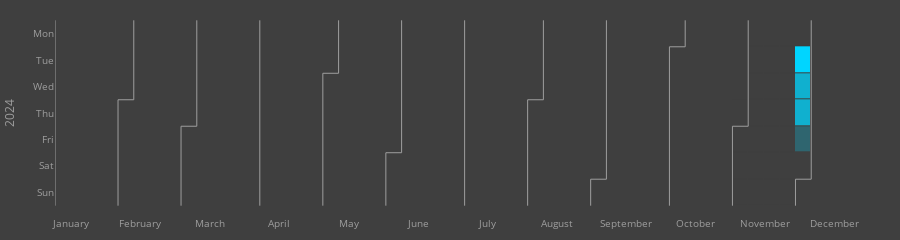

Notebook code for this chart:
### Code cell
custom_colorscale = [
    [0, "#3f3f3f"],  # スケールの最小値に対応する色
    [1, "#00d5ff"],       # 中間値に対応する色
#    [1, "#f2ff00"]    # スケールの最大値に対応する色
]

# タイルプロット
fig = calplot(df, x="date", y="value",
              colorscale=custom_colorscale)
fig.update_layout({"yaxis": {"title": "2024"},
                  "plot_bgcolor": "#3f3f3f",
                  "paper_bgcolor": "#3f3f3f"})
fig.update_layout(margin=dict(l=10, r=10, t=10, b=10))
fig.write_html("html_figures/personal.html")
fig

### Figure 1 — Plotly figure (JSON) as saved in the notebook; plotly's stock layout.template omitted (floating-point values rounded to 4 significant figures; data arrays with more than 128 entries replaced by an {"elided": "..."} marker saying what was removed)
{"data": [{"colorscale": [[0, "#3f3f3f"], [1, "#00d5ff"]], "customdata": {"elided": "366x2 str values"}, "hovertemplate": "%{customdata[0]} <br>Week=%{x} <br>%{customdata[1]}=%{z}", "name": "2024", "showscale": false, "type": "heatmap", "x": {"elided": "366 int values"}, "xaxis": "x", "xgap": 1, "y": {"elided": "366 int values"}, "yaxis": "y", "ygap": 1, "z": {"elided": "366 int values"}, "zmax": 4, "zmin": 0}, {"hoverinfo": "skip", "line": {"color": "#9e9e9e", "width": 1}, "mode": "lines", "type": "scatter", "x": [0.5, 0.5], "xaxis": "x", "y": [-0.5, 6.5], "yaxis": "y"}, {"hoverinfo": "skip", "line": {"color": "#9e9e9e", "width": 1}, "mode": "lines", "type": "scatter", "x": [4.5, 4.5], "xaxis": "x", "y": [2.5, 6.5], "yaxis": "y"}, {"hoverinfo": "skip", "line": {"color": "#9e9e9e", "width": 1}, "mode": "lines", "type": "scatter", "x": [4.5, 5.5], "xaxis": "x", "y": [2.5, 2.5], "yaxis": "y"}, {"hoverinfo": "skip", "line": {"color": "#9e9e9e", "width": 1}, "mode": "lines", "type": "scatter", "x": [5.5, 5.5], "xaxis": "x", "y": [2.5, -0.5], "yaxis": "y"}, {"hoverinfo": "skip", "line": {"color": "#9e9e9e", "width": 1}, "mode": "lines", "type": "scatter", "x": [8.5, 8.5], "xaxis": "x", "y": [3.5, 6.5], "yaxis": "y"}, {"hoverinfo": "skip", "line": {"color": "#9e9e9e", "width": 1}, "mode": "lines", "type": "scatter", "x": [8.5, 9.5], "xaxis": "x", "y": [3.5, 3.5], "yaxis": "y"}, {"hoverinfo": "skip", "line": {"color": "#9e9e9e", "width": 1}, "mode": "lines", "type": "scatter", "x": [9.5, 9.5], "xaxis": "x", "y": [3.5, -0.5], "yaxis": "y"}, {"hoverinfo": "skip", "line": {"color": "#9e9e9e", "width": 1}, "mode": "lines", "type": "scatter", "x": [13.5, 13.5], "xaxis": "x", "y": [-0.5, 6.5], "yaxis": "y"}, {"hoverinfo": "skip", "line": {"color": "#9e9e9e", "width": 1}, "mode": "lines", "type": "scatter", "x": [17.5, 17.5], "xaxis": "x", "y": [1.5, 6.5], "yaxis": "y"}, {"hoverinfo": "skip", "line": {"color": "#9e9e9e", "width": 1}, "mode": "lines", "type": "scatter", "x": [17.5, 18.5], "xaxis": "x", "y": [1.5, 1.5], "yaxis": "y"}, {"hoverinfo": "skip", "line": {"color": "#9e9e9e", "width": 1}, "mode": "lines", "type": "scatter", "x": [18.5, 18.5], "xaxis": "x", "y": [1.5, -0.5], "yaxis": "y"}, {"hoverinfo": "skip", "line": {"color": "#9e9e9e", "width": 1}, "mode": "lines", "type": "scatter", "x": [21.5, 21.5], "xaxis": "x", "y": [4.5, 6.5], "yaxis": "y"}, {"hoverinfo": "skip", "line": {"color": "#9e9e9e", "width": 1}, "mode": "lines", "type": "scatter", "x": [21.5, 22.5], "xaxis": "x", "y": [4.5, 4.5], "yaxis": "y"}, {"hoverinfo": "skip", "line": {"color": "#9e9e9e", "width": 1}, "mode": "lines", "type": "scatter", "x": [22.5, 22.5], "xaxis": "x", "y": [4.5, -0.5], "yaxis": "y"}, {"hoverinfo": "skip", "line": {"color": "#9e9e9e", "width": 1}, "mode": "lines", "type": "scatter", "x": [26.5, 26.5], "xaxis": "x", "y": [-0.5, 6.5], "yaxis": "y"}, {"hoverinfo": "skip", "line": {"color": "#9e9e9e", "width": 1}, "mode": "lines", "type": "scatter", "x": [30.5, 30.5], "xaxis": "x", "y": [2.5, 6.5], "yaxis": "y"}, {"hoverinfo": "skip", "line": {"color": "#9e9e9e", "width": 1}, "mode": "lines", "type": "scatter", "x": [30.5, 31.5], "xaxis": "x", "y": [2.5, 2.5], "yaxis": "y"}, {"hoverinfo": "skip", "line": {"color": "#9e9e9e", "width": 1}, "mode": "lines", "type": "scatter", "x": [31.5, 31.5], "xaxis": "x", "y": [2.5, -0.5], "yaxis": "y"}, {"hoverinfo": "skip", "line": {"color": "#9e9e9e", "width": 1}, "mode": "lines", "type": "scatter", "x": [34.5, 34.5], "xaxis": "x", "y": [5.5, 6.5], "yaxis": "y"}, {"hoverinfo": "skip", "line": {"color": "#9e9e9e", "width": 1}, "mode": "lines", "type": "scatter", "x": [34.5, 35.5], "xaxis": "x", "y": [5.5, 5.5], "yaxis": "y"}, {"hoverinfo": "skip", "line": {"color": "#9e9e9e", "width": 1}, "mode": "lines", "type": "scatter", "x": [35.5, 35.5], "xaxis": "x", "y": [5.5, -0.5], "yaxis": "y"}, {"hoverinfo": "skip", "line": {"color": "#9e9e9e", "width": 1}, "mode": "lines", "type": "scatter", "x": [39.5, 39.5], "xaxis": "x", "y": [0.5, 6.5], "yaxis": "y"}, {"hoverinfo": "skip", "line": {"color": "#9e9e9e", "width": 1}, "mode": "lines", "type": "scatter", "x": [39.5, 40.5], "xaxis": "x", "y": [0.5, 0.5], "yaxis": "y"}, {"hoverinfo": "skip", "line": {"color": "#9e9e9e", "width": 1}, "mode": "lines", "type": "scatter", "x": [40.5, 40.5], "xaxis": "x", "y": [0.5, -0.5], "yaxis": "y"}, {"hoverinfo": "skip", "line": {"color": "#9e9e9e", "width": 1}, "mode": "lines", "type": "scatter", "x": [43.5, 43.5], "xaxis": "x", "y": [3.5, 6.5], "yaxis": "y"}, {"hoverinfo": "skip", "line": {"color": "#9e9e9e", "width": 1}, "mode": "lines", "type": "scatter", "x": [43.5, 44.5], "xaxis": "x", "y": [3.5, 3.5], "yaxis": "y"}, {"hoverinfo": "skip", "line": {"color": "#9e9e9e", "width": 1}, "mode": "lines", "type": "scatter", "x": [44.5, 44.5], "xaxis": "x", "y": [3.5, -0.5], "yaxis": "y"}, {"hoverinfo": "skip", "line": {"color": "#9e9e9e", "width": 1}, "mode": "lines", "type": "scatter", "x": [47.5, 47.5], "xaxis": "x", "y": [5.5, 6.5], "yaxis": "y"}, {"hoverinfo": "skip", "line": {"color": "#9e9e9e", "width": 1}, "mode": "lines", "type": "scatter", "x": [47.5, 48.5], "xaxis": "x", "y": [5.5, 5.5], "yaxis": "y"}, {"hoverinfo": "skip", "line": {"color": "#9e9e9e", "width": 1}, "mode": "lines", "type": "scatter", "x": [48.5, 48.5], "xaxis": "x", "y": [5.5, -0.5], "yaxis": "y"}], "layout": {"font": {"color": "#9e9e9e", "size": 10}, "height": 150, "margin": {"b": 10, "l": 10, "r": 10, "t": 10}, "paper_bgcolor": "#3f3f3f", "plot_bgcolor": "#3f3f3f", "showlegend": false, "title": {"text": ""}, "xaxis": {"anchor": "y", "domain": [0, 1], "showgrid": false, "showline": false, "tickmode": "array", "ticktext": ["January", "February", "March", "April", "May", "June", "July", "August", "September", "October", "November", "December"], "tickvals": [1.5, 5.909, 10.32, 14.73, 19.14, 23.55, 27.95, 32.36, 36.77, 41.18, 45.59, 50], "zeroline": false}, "yaxis": {"anchor": "x", "autorange": "reversed", "domain": [0, 1], "showgrid": false, "showline": false, "tickmode": "array", "ticktext": ["Mon", "Tue", "Wed", "Thu", "Fri", "Sat", "Sun"], "tickvals": [0, 1, 2, 3, 4, 5, 6], "title": {"text": "2024"}, "zeroline": false}}}
